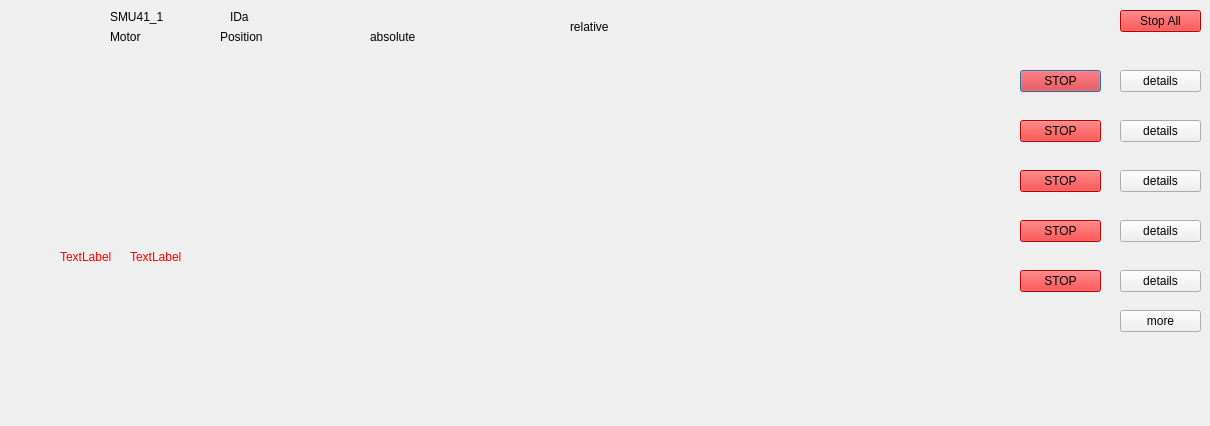
<?xml version="1.0" encoding="UTF-8"?>
<ui version="4.0">
 <class>smu1_ida</class>
 <widget class="QDialog" name="smu1_ida">
  <property name="geometry">
   <rect>
    <x>0</x>
    <y>0</y>
    <width>1210</width>
    <height>426</height>
   </rect>
  </property>
  <property name="windowTitle">
   <string>Dialog</string>
  </property>
  <widget class="QLabel" name="label">
   <property name="geometry">
    <rect>
     <x>110</x>
     <y>10</y>
     <width>59</width>
     <height>14</height>
    </rect>
   </property>
   <property name="text">
    <string>SMU41_1</string>
   </property>
  </widget>
  <widget class="QLabel" name="label_2">
   <property name="geometry">
    <rect>
     <x>110</x>
     <y>30</y>
     <width>59</width>
     <height>14</height>
    </rect>
   </property>
   <property name="text">
    <string>Motor</string>
   </property>
  </widget>
  <widget class="QLabel" name="label_6">
   <property name="geometry">
    <rect>
     <x>230</x>
     <y>10</y>
     <width>59</width>
     <height>14</height>
    </rect>
   </property>
   <property name="text">
    <string>IDa</string>
   </property>
  </widget>
  <widget class="QLabel" name="label_9">
   <property name="geometry">
    <rect>
     <x>570</x>
     <y>20</y>
     <width>59</width>
     <height>14</height>
    </rect>
   </property>
   <property name="text">
    <string>relative</string>
   </property>
  </widget>
  <widget class="QLabel" name="label_5">
   <property name="geometry">
    <rect>
     <x>220</x>
     <y>30</y>
     <width>59</width>
     <height>14</height>
    </rect>
   </property>
   <property name="text">
    <string>Position</string>
   </property>
  </widget>
  <widget class="QLabel" name="label_8">
   <property name="geometry">
    <rect>
     <x>370</x>
     <y>30</y>
     <width>59</width>
     <height>14</height>
    </rect>
   </property>
   <property name="text">
    <string>absolute</string>
   </property>
  </widget>
  <widget class="QCAPushButton" name="pushButton_11">
   <property name="geometry">
    <rect>
     <x>1020</x>
     <y>70</y>
     <width>81</width>
     <height>22</height>
    </rect>
   </property>
   <property name="styleSheet">
    <string notr="true">background-color: rgb(255, 0, 0);</string>
   </property>
   <property name="text">
    <string>STOP</string>
   </property>
   <property name="pv" stdset="0">
    <string>SMU41_1:StopM1</string>
   </property>
  </widget>
  <widget class="QCAPushButton" name="pushButton_12">
   <property name="geometry">
    <rect>
     <x>1020</x>
     <y>120</y>
     <width>81</width>
     <height>22</height>
    </rect>
   </property>
   <property name="styleSheet">
    <string notr="true">background-color: rgb(255, 0, 0);</string>
   </property>
   <property name="text">
    <string>STOP</string>
   </property>
   <property name="pv" stdset="0">
    <string>SMU41_1:StopM2</string>
   </property>
  </widget>
  <widget class="QCAPushButton" name="pushButton_13">
   <property name="geometry">
    <rect>
     <x>1020</x>
     <y>170</y>
     <width>81</width>
     <height>22</height>
    </rect>
   </property>
   <property name="styleSheet">
    <string notr="true">background-color: rgb(255, 0, 0);</string>
   </property>
   <property name="text">
    <string>STOP</string>
   </property>
   <property name="pv" stdset="0">
    <string>SMU41_1:StopM3</string>
   </property>
  </widget>
  <widget class="QCAPushButton" name="pushButton_14">
   <property name="geometry">
    <rect>
     <x>1020</x>
     <y>220</y>
     <width>81</width>
     <height>22</height>
    </rect>
   </property>
   <property name="styleSheet">
    <string notr="true">background-color: rgb(255, 0, 0);</string>
   </property>
   <property name="text">
    <string>STOP</string>
   </property>
   <property name="pv" stdset="0">
    <string>SMU41_1:StopM4</string>
   </property>
  </widget>
  <widget class="QCAPushButton" name="pushButton_15">
   <property name="geometry">
    <rect>
     <x>1020</x>
     <y>270</y>
     <width>81</width>
     <height>22</height>
    </rect>
   </property>
   <property name="styleSheet">
    <string notr="true">background-color: rgb(255, 0, 0);</string>
   </property>
   <property name="text">
    <string>STOP</string>
   </property>
   <property name="pv" stdset="0">
    <string>SMU41_1:StopM5</string>
   </property>
  </widget>
  <widget class="QPushButton" name="pushButton_16">
   <property name="geometry">
    <rect>
     <x>1120</x>
     <y>70</y>
     <width>81</width>
     <height>22</height>
    </rect>
   </property>
   <property name="text">
    <string>details</string>
   </property>
  </widget>
  <widget class="QPushButton" name="pushButton_17">
   <property name="geometry">
    <rect>
     <x>1120</x>
     <y>120</y>
     <width>81</width>
     <height>22</height>
    </rect>
   </property>
   <property name="text">
    <string>details</string>
   </property>
  </widget>
  <widget class="QPushButton" name="pushButton_18">
   <property name="geometry">
    <rect>
     <x>1120</x>
     <y>170</y>
     <width>81</width>
     <height>22</height>
    </rect>
   </property>
   <property name="text">
    <string>details</string>
   </property>
  </widget>
  <widget class="QPushButton" name="pushButton_19">
   <property name="geometry">
    <rect>
     <x>1120</x>
     <y>220</y>
     <width>81</width>
     <height>22</height>
    </rect>
   </property>
   <property name="text">
    <string>details</string>
   </property>
  </widget>
  <widget class="QPushButton" name="pushButton_20">
   <property name="geometry">
    <rect>
     <x>1120</x>
     <y>270</y>
     <width>81</width>
     <height>22</height>
    </rect>
   </property>
   <property name="text">
    <string>details</string>
   </property>
  </widget>
  <widget class="QCAPushButton" name="pushButton_21">
   <property name="geometry">
    <rect>
     <x>1120</x>
     <y>10</y>
     <width>81</width>
     <height>22</height>
    </rect>
   </property>
   <property name="styleSheet">
    <string notr="true">background-color: rgb(255, 0, 0);</string>
   </property>
   <property name="text">
    <string>Stop All</string>
   </property>
   <property name="pv" stdset="0">
    <string>SMU41_1:Stop</string>
   </property>
  </widget>
  <widget class="QPushButton" name="pushButton_22">
   <property name="geometry">
    <rect>
     <x>1120</x>
     <y>310</y>
     <width>81</width>
     <height>22</height>
    </rect>
   </property>
   <property name="text">
    <string>more</string>
   </property>
  </widget>
  <widget class="QCALabel" name="label_27">
   <property name="geometry">
    <rect>
     <x>60</x>
     <y>250</y>
     <width>59</width>
     <height>14</height>
    </rect>
   </property>
   <property name="styleSheet">
    <string notr="true">color: rgb(255, 0, 0);</string>
   </property>
   <property name="text">
    <string>TextLabel</string>
   </property>
   <property name="pv" stdset="0">
    <string>SMU41_1:LsnM5</string>
   </property>
  </widget>
  <widget class="QCALabel" name="label_28">
   <property name="geometry">
    <rect>
     <x>130</x>
     <y>250</y>
     <width>59</width>
     <height>14</height>
    </rect>
   </property>
   <property name="styleSheet">
    <string notr="true">color: rgb(255, 0, 0);</string>
   </property>
   <property name="text">
    <string>TextLabel</string>
   </property>
   <property name="pv" stdset="0">
    <string>SMU41_1:LspM5</string>
   </property>
  </widget>
  <widget class="QCAAxis" name="m5Axis" native="true">
   <property name="geometry">
    <rect>
     <x>500</x>
     <y>280</y>
     <width>420</width>
     <height>32</height>
    </rect>
   </property>
   <property name="description" stdset="0">
    <string/>
   </property>
   <property name="pvReadback" stdset="0">
    <string>SMU41_1:rdRelM5</string>
   </property>
   <property name="units" stdset="0">
    <string>steps</string>
   </property>
   <property name="pv" stdset="0">
    <string>SMU41_1:RelM5</string>
   </property>
  </widget>
  <widget class="QCAAxis" name="m5Axis2" native="true">
   <property name="geometry">
    <rect>
     <x>20</x>
     <y>280</y>
     <width>420</width>
     <height>32</height>
    </rect>
   </property>
   <property name="description" stdset="0">
    <string>M5 Left Rz</string>
   </property>
   <property name="pvReadback" stdset="0">
    <string>SMU41_1:rdPosM5</string>
   </property>
   <property name="units" stdset="0">
    <string>steps</string>
   </property>
   <property name="pv" stdset="0">
    <string>SMU41_1:AbsPosM5</string>
   </property>
  </widget>
  <widget class="QCAAxis" name="m4Axis" native="true">
   <property name="geometry">
    <rect>
     <x>500</x>
     <y>220</y>
     <width>420</width>
     <height>32</height>
    </rect>
   </property>
   <property name="description" stdset="0">
    <string/>
   </property>
   <property name="pvReadback" stdset="0">
    <string>SMU41_1:rdRelM4</string>
   </property>
   <property name="units" stdset="0">
    <string>steps</string>
   </property>
   <property name="pv" stdset="0">
    <string>SMU41_1:RelM4</string>
   </property>
  </widget>
  <widget class="QCAAxis" name="m4Axis2" native="true">
   <property name="geometry">
    <rect>
     <x>20</x>
     <y>210</y>
     <width>420</width>
     <height>32</height>
    </rect>
   </property>
   <property name="description" stdset="0">
    <string>M4 Left Rz</string>
   </property>
   <property name="pvReadback" stdset="0">
    <string>SMU41_1:rdPosM4</string>
   </property>
   <property name="units" stdset="0">
    <string>steps</string>
   </property>
   <property name="pv" stdset="0">
    <string>SMU41_1:AbsM4</string>
   </property>
  </widget>
  <widget class="QCAAxis" name="m3Axis" native="true">
   <property name="geometry">
    <rect>
     <x>500</x>
     <y>170</y>
     <width>420</width>
     <height>32</height>
    </rect>
   </property>
   <property name="description" stdset="0">
    <string/>
   </property>
   <property name="pvReadback" stdset="0">
    <string>SMU41_1:rdRelM3</string>
   </property>
   <property name="units" stdset="0">
    <string>steps</string>
   </property>
   <property name="pv" stdset="0">
    <string>SMU41_1:RelM3</string>
   </property>
  </widget>
  <widget class="QCAAxis" name="m3Axis2" native="true">
   <property name="geometry">
    <rect>
     <x>20</x>
     <y>160</y>
     <width>420</width>
     <height>32</height>
    </rect>
   </property>
   <property name="description" stdset="0">
    <string>M3 Left Rz</string>
   </property>
   <property name="pvReadback" stdset="0">
    <string>SMU41_1:rdPosM3</string>
   </property>
   <property name="units" stdset="0">
    <string>steps</string>
   </property>
   <property name="pv" stdset="0">
    <string>SMU41_1:AbsM3</string>
   </property>
  </widget>
  <widget class="QCAAxis" name="m2Axis" native="true">
   <property name="geometry">
    <rect>
     <x>500</x>
     <y>110</y>
     <width>420</width>
     <height>32</height>
    </rect>
   </property>
   <property name="description" stdset="0">
    <string/>
   </property>
   <property name="pvReadback" stdset="0">
    <string>SMU41_1:rdRelM2</string>
   </property>
   <property name="units" stdset="0">
    <string>steps</string>
   </property>
   <property name="pv" stdset="0">
    <string>SMU41_1:RelM2</string>
   </property>
  </widget>
  <widget class="QCAAxis" name="m2Axis2" native="true">
   <property name="geometry">
    <rect>
     <x>20</x>
     <y>110</y>
     <width>420</width>
     <height>32</height>
    </rect>
   </property>
   <property name="description" stdset="0">
    <string>M2 Left Rz</string>
   </property>
   <property name="pvReadback" stdset="0">
    <string>SMU41_1:rdPosM2</string>
   </property>
   <property name="units" stdset="0">
    <string>steps</string>
   </property>
   <property name="pv" stdset="0">
    <string>SMU41_1:AbsM2</string>
   </property>
  </widget>
  <widget class="QCAAxis" name="m1Axis" native="true">
   <property name="geometry">
    <rect>
     <x>500</x>
     <y>60</y>
     <width>420</width>
     <height>32</height>
    </rect>
   </property>
   <property name="description" stdset="0">
    <string/>
   </property>
   <property name="pvReadback" stdset="0">
    <string>SMU41_1:rdRelM1</string>
   </property>
   <property name="units" stdset="0">
    <string>steps</string>
   </property>
   <property name="pv" stdset="0">
    <string>SMU41_1:RelM1</string>
   </property>
  </widget>
  <widget class="QCAAxis" name="m1Axis2" native="true">
   <property name="geometry">
    <rect>
     <x>20</x>
     <y>60</y>
     <width>420</width>
     <height>32</height>
    </rect>
   </property>
   <property name="description" stdset="0">
    <string>M1 Left Rz</string>
   </property>
   <property name="pvReadback" stdset="0">
    <string>SMU41_1:rdPosM1</string>
   </property>
   <property name="units" stdset="0">
    <string>steps</string>
   </property>
   <property name="pv" stdset="0">
    <string>SMU41_1:AbsM1</string>
   </property>
  </widget>
 </widget>
 <customwidgets>
  <customwidget>
   <class>QCALabel</class>
   <extends>QLabel</extends>
   <header>qcalabel.h</header>
  </customwidget>
  <customwidget>
   <class>QCAPushButton</class>
   <extends>QPushButton</extends>
   <header>qcapushbutton.h</header>
  </customwidget>
  <customwidget>
   <class>QCAAxis</class>
   <extends>QWidget</extends>
   <header>qcaaxis.h</header>
  </customwidget>
 </customwidgets>
 <resources/>
 <connections/>
</ui>
